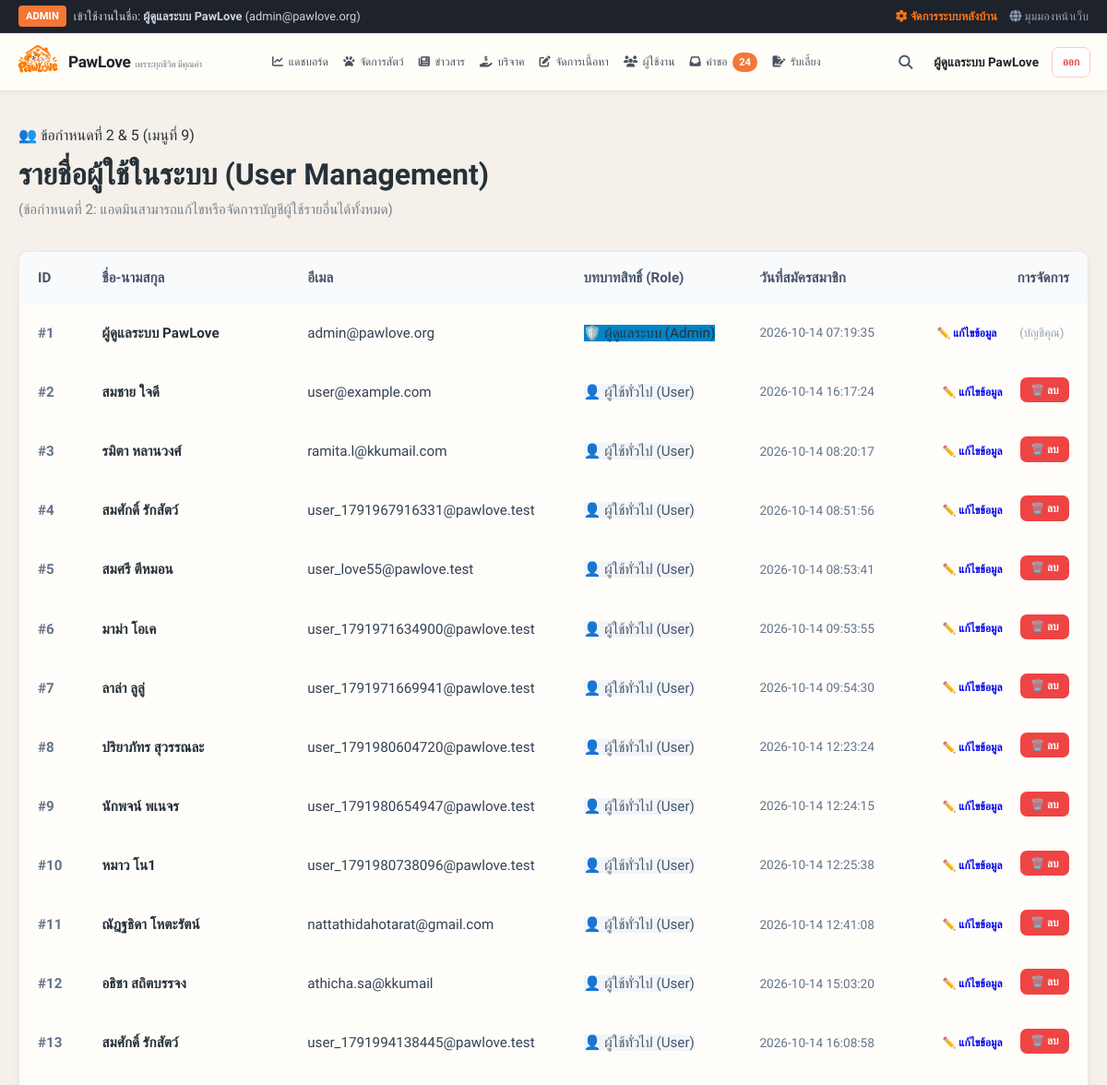
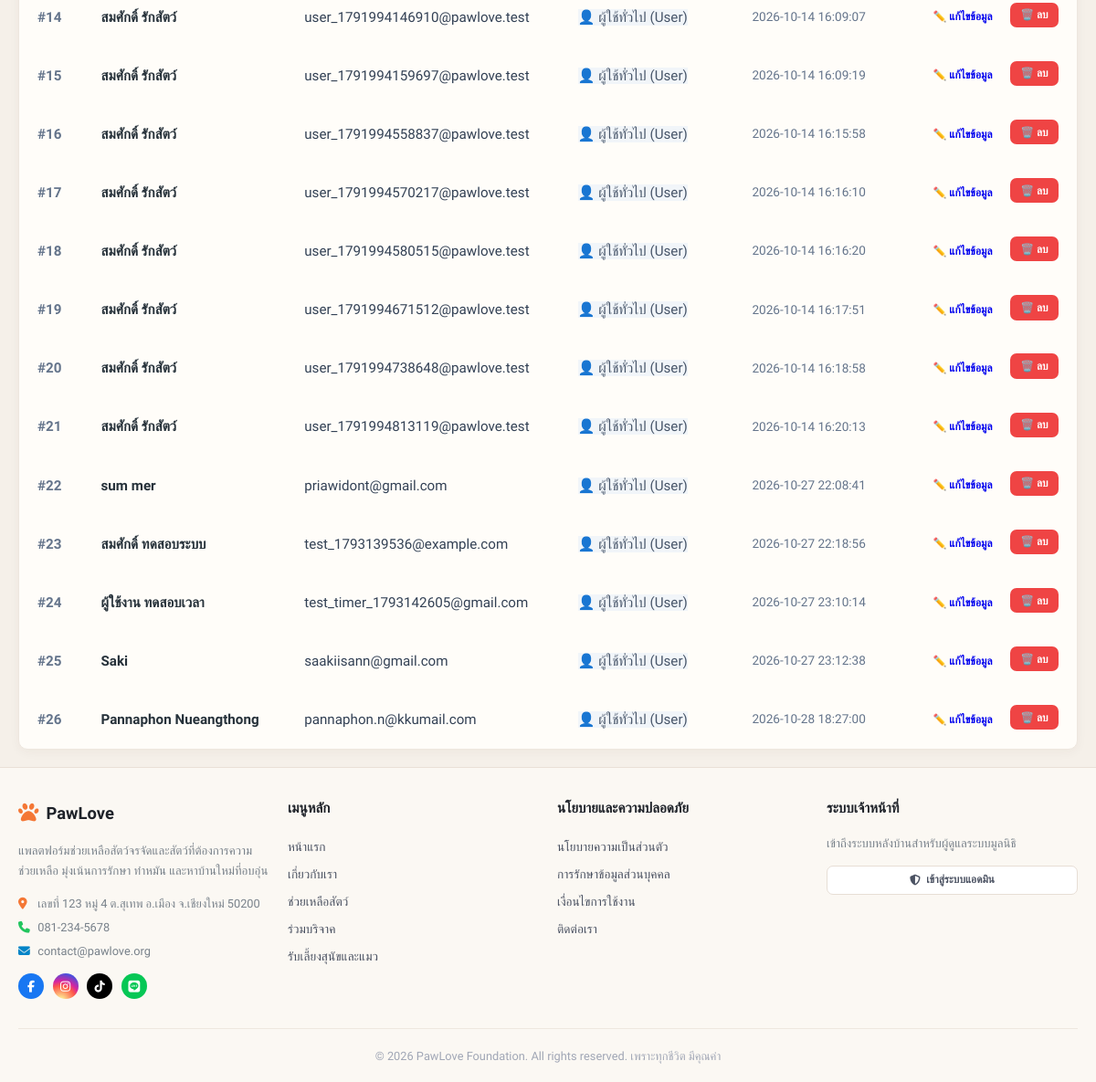
Page /admin/users (signed in) on the committed database (2 pictures, top to bottom).
### tables this page shows
CREATE TABLE users (
        id INTEGER PRIMARY KEY AUTOINCREMENT,
        fullname TEXT NOT NULL,
        email TEXT UNIQUE NOT NULL,
        password_hash TEXT NOT NULL,
        age_confirmed INTEGER DEFAULT 1,
        terms_accepted INTEGER DEFAULT 1,
        role TEXT DEFAULT 'user', -- 'user' หรือ 'admin'
        created_at TIMESTAMP DEFAULT CURRENT_TIMESTAMP
    , status TEXT DEFAULT 'active', deletion_reason TEXT, deleted_at TIMESTAMP);

### routes/admin.py (the view)
@admin_bp.route('/users')
@admin_required
def users_list():
    conn = get_db_connection()
    cursor = conn.cursor()
    cursor.execute("SELECT id, fullname, email, role, status, deletion_reason, deleted_at, created_at FROM users ORDER BY id ASC")
    users = cursor.fetchall()
    conn.close()
    return render_template('admin/users_manage.html', users=users)

### database.py (called while the page is built)
def get_db_connection():
    conn = sqlite3.connect(DB_PATH)
    conn.row_factory = sqlite3.Row
    return conn

### routes/admin.py (called while the page is built)
def admin_required(f):
    @wraps(f)
    def decorated_function(*args, **kwargs):
        if 'user_id' not in session or session.get('user_role') != 'admin':
            flash("หน้านี้สำหรับผู้ดูแลระบบเท่านั้น กรุณากรอกอีเมลแอดมินเพื่อเข้าสู่ระบบ", "danger")
            return redirect(url_for('auth.admin_direct_access'))
        return f(*args, **kwargs)
    return decorated_function

### templates/admin/users_manage.html (shortened to what this page needs)
{% extends "base.html" %}
{% block content %}
<div class="container">
  <div style="margin-bottom: 2rem;">
    <span class="admin-menu-badge">👥 ข้อกำหนดที่ 2 & 5 (เมนูที่ 9)</span>
    <h1 style="font-size: 2rem; font-weight: 800; color: var(--text-dark); margin-top: 0.3rem;">
      รายชื่อผู้ใช้ในระบบ (User Management)
    </h1>
    <p style="color: var(--text-muted); font-size: 0.95rem;">
      (ข้อกำหนดที่ 2: แอดมินสามารถแก้ไขหรือจัดการบัญชีผู้ใช้รายอื่นได้ทั้งหมด)
    </p>
  </div>
  <div class="card">
    <div class="card-body" style="padding: 0; overflow-x: auto;">
      <table style="width: 100%; border-collapse: collapse; text-align: left; font-size: 0.95rem;">
        <thead>
          <tr style="background: #f8fafc; border-bottom: 1px solid var(--border-color); color: #475569;">
            <th style="padding: 1rem 1.25rem;">ID</th>
            <th style="padding: 1rem 1.25rem;">ชื่อ-นามสกุล</th>
            <th style="padding: 1rem 1.25rem;">อีเมล</th>
            <th style="padding: 1rem 1.25rem;">บทบาทสิทธิ์ (Role)</th>
            <th style="padding: 1rem 1.25rem;">วันที่สมัครสมาชิก</th>
            <th style="padding: 1rem 1.25rem; text-align: right;">การจัดการ</th>
          </tr>
        </thead>
        <tbody>
          {% for u in users %}
          <tr style="border-bottom: 1px solid var(--border-color); vertical-align: middle;">
            <td style="padding: 1rem 1.25rem; font-weight: 600; color: #64748b;">#{{ u.id }}</td>
            <td style="padding: 1rem 1.25rem; font-weight: 600; color: var(--text-dark);">{{ u.fullname }}</td>
            <td style="padding: 1rem 1.25rem; color: #334155;">{{ u.email }}</td>
            <td style="padding: 1rem 1.25rem;">
              {% if u.role == 'admin' %}
                <span class="admin-menu-badge" style="background: #0284c7;">🛡️ ผู้ดูแลระบบ (Admin)</span>
              {% else %}
                <span class="status-badge" style="background: #f1f5f9; color: #475569;">👤 ผู้ใช้ทั่วไป (User)</span>
              {% endif %}
            </td>
            <td style="padding: 1rem 1.25rem; font-size: 0.85rem; color: #64748b;">{{ u.created_at }}</td>
            <td style="padding: 1rem 1.25rem; text-align: right;">
              <div style="display: flex; gap: 0.5rem; justify-content: flex-end;">
                <a href="{{ url_for('admin.user_edit', user_id=u.id) }}" class="btn btn-outline-primary btn-sm">
                  ✏️ แก้ไขข้อมูล
                </a>
                {% if u.id != session.get('user_id') %}
                <form method="POST" action="{{ url_for('admin.user_delete', user_id=u.id) }}" onsubmit="return confirm('ยืนยันที่จะลบบัญชีผู้ใช้ {{ u.fullname }} ({{ u.email }}) หรือไม่?');" style="display: inline;">
                  <button type="submit" class="btn btn-danger btn-sm">
                    🗑️ ลบ
                  </button>
                </form>
                {% else %}
                <span style="font-size: 0.8rem; color: #94a3b8; padding: 0.35rem;">(บัญชีคุณ)</span>
                {% endif %}
              </div>
            </td>
          </tr>
          {% endfor %}
        </tbody>
      </table>
    </div>
  </div>
</div>
{% endblock %}

### templates/base.html (shortened to what this page needs)
<!DOCTYPE html>
<html lang="th">
<head>
  <link rel="stylesheet" href="https://cdnjs.cloudflare.com/ajax/libs/font-awesome/6.5.1/css/all.min.css">
  <link rel="stylesheet" href="{{ url_for('static', filename='css/style.css') }}">
</head>
<body>
  {% if session.get('user_role') == 'admin' %}
  <div style="background: #1e222b; color: #cbd5e1; padding: 0.4rem 1.25rem; font-size: 0.8rem; border-bottom: 1px solid rgba(255,255,255,0.08);">
    <div style="max-width: 1200px; margin: 0 auto; display: flex; justify-content: space-between; align-items: center; flex-wrap: wrap; gap: 0.5rem;">
      <div style="display: flex; align-items: center; gap: 0.5rem;">
        <span style="background: var(--primary-orange); color: white; padding: 0.15rem 0.5rem; border-radius: 4px; font-weight: 700; font-size: 0.7rem;">ADMIN</span>
        <span>เข้าใช้งานในชื่อ: <strong>{{ session.get('user_name') }}</strong> ({{ session.get('user_email') }})</span>
      </div>
      <div style="display: flex; gap: 0.85rem; align-items: center;">
        <a href="{{ url_for('admin.dashboard') }}" style="color: #f97316; text-decoration: none; font-weight: 600;"><i class="fa-solid fa-gear"></i> จัดการระบบหลังบ้าน</a>
        <a href="{{ url_for('client.index') }}" style="color: #94a3b8; text-decoration: none;"><i class="fa-solid fa-globe"></i> มุมมองหน้าเว็บ</a>
      </div>
    </div>
  </div>
  {% endif %}
  <nav class="navbar">
    <div class="nav-container">
      <a href="{{ url_for('client.index') }}" class="brand-wrapper">
        <img src="{{ url_for('static', filename='images/logo.png') }}" alt="PawLove Logo" style="height: 46px; width: auto; object-fit: contain;">
        <div class="brand-title">
          PawLove <span>เพราะทุกชีวิต มีคุณค่า</span>
        </div>
      </a>
      {% if session.get('user_role') == 'admin' %}
        <ul class="nav-links">
          <li><a href="{{ url_for('admin.dashboard') }}" class="nav-link"><i class="fa-solid fa-chart-line"></i> แดชบอร์ด</a></li>
          <li><a href="{{ url_for('admin.pets_list') }}" class="nav-link"><i class="fa-solid fa-paw"></i> จัดการสัตว์</a></li>
          <li><a href="{{ url_for('admin.news_manage') }}" class="nav-link"><i class="fa-solid fa-newspaper"></i> ข่าวสาร</a></li>
          <li><a href="{{ url_for('admin.donations_list') }}" class="nav-link"><i class="fa-solid fa-hand-holding-dollar"></i> บริจาค</a></li>
          <li><a href="{{ url_for('admin.content_edit') }}" class="nav-link"><i class="fa-solid fa-pen-to-square"></i> จัดการเนื้อหา</a></li>
          <li><a href="{{ url_for('admin.users_list') }}" class="nav-link"><i class="fa-solid fa-users"></i> ผู้ใช้งาน</a></li>
          <li>
            <a href="{{ url_for('admin.requests_list') }}" class="nav-link">
              <i class="fa-solid fa-inbox"></i> คำขอ
              {% if pending_requests_count > 0 %}
              <span class="nav-badge">{{ pending_requests_count }}</span>
              {% endif %}
            </a>
          </li>
          <li><a href="{{ url_for('admin.adoptions_list') }}" class="nav-link"><i class="fa-solid fa-file-signature"></i> รับเลี้ยง</a></li>
        </ul>
      {% endif %}
      <div style="display: flex; align-items: center; gap: 0.5rem;">
        <a href="{{ url_for('client.adopt') }}" class="btn-icon-action" title="ค้นหาสัตว์" style="border: none; background: transparent; font-size: 0.95rem; color: #475569;">
          <i class="fa-solid fa-magnifying-glass"></i>
        </a>
        {% if session.get('user_id') %}
          <span style="font-size: 0.85rem; font-weight: 600; color: #1e2229; padding: 0.2rem 0.4rem;">
            {{ session.get('user_name') }}
          </span>
          <a href="{{ url_for('auth.logout') }}" class="btn btn-outline btn-sm" style="color: #ef4444; border-color: #fecaca;">
            ออก
          </a>
        {% endif %}
      </div>
    </div>
  </nav>
  <main class="content-wrapper">
    {% block content %}{% endblock %}
  </main>
  <footer>
    <div style="max-width: 1200px; margin: 0 auto; padding: 0;">
      <div class="grid-4" style="margin-bottom: 2rem;">
        <div>
          <div style="display: flex; align-items: center; gap: 0.5rem; margin-bottom: 0.75rem;">
            <span style="font-size: 1.4rem; color: var(--primary-orange);"><i class="fa-solid fa-paw"></i></span>
            <strong style="font-size: 1.15rem; color: #1e2229;">PawLove</strong>
          </div>
          <p style="font-size: 0.825rem; color: var(--text-muted); line-height: 1.7; margin-bottom: 0.75rem;">
            แพลตฟอร์มช่วยเหลือสัตว์จรจัดและสัตว์ที่ต้องการความช่วยเหลือ มุ่งเน้นการรักษา ทำหมัน และหาบ้านใหม่ที่อบอุ่น
          </p>
          <div style="font-size: 0.8rem; color: var(--text-muted); line-height: 2;">
            <div><i class="fa-solid fa-location-dot" style="color: var(--primary-orange); width: 18px;"></i> เลขที่ 123 หมู่ 4 ต.สุเทพ อ.เมือง จ.เชียงใหม่ 50200</div>
            <div><i class="fa-solid fa-phone" style="color: #22c55e; width: 18px;"></i> 081-234-5678</div>
            <div><i class="fa-solid fa-envelope" style="color: #0284c7; width: 18px;"></i> contact@pawlove.org</div>
          </div>
          <div style="display: flex; gap: 0.6rem; margin-top: 0.75rem;">
            <a href="https://facebook.com" target="_blank" style="width: 28px; height: 28px; border-radius: 50%; background: #1877f2; color: white; display: flex; align-items: center; justify-content: center; font-size: 0.8rem; text-decoration: none;" title="Facebook"><i class="fa-brands fa-facebook-f"></i></a>
            <a href="https://instagram.com" target="_blank" style="width: 28px; height: 28px; border-radius: 50%; background: radial-gradient(circle at 30% 107%, #fdf497 0%, #fdf497 5%, #fd5949 45%, #d6249f 60%, #285AEB 90%); color: white; display: flex; align-items: center; justify-content: center; font-size: 0.8rem; text-decoration: none;" title="Instagram"><i class="fa-brands fa-instagram"></i></a>
            <a href="https://tiktok.com" target="_blank" style="width: 28px; height: 28px; border-radius: 50%; background: #000; color: white; display: flex; align-items: center; justify-content: center; font-size: 0.8rem; text-decoration: none;" title="TikTok"><i class="fa-brands fa-tiktok"></i></a>
            <a href="https://line.me" target="_blank" style="width: 28px; height: 28px; border-radius: 50%; background: #06c755; color: white; display: flex; align-items: center; justify-content: center; font-size: 0.8rem; text-decoration: none;" title="LINE"><i class="fa-brands fa-line"></i></a>
          </div>
        </div>
        <div>
          <h4 style="font-size: 0.95rem; font-weight: 700; color: #1e2229; margin-bottom: 1rem;">เมนูหลัก</h4>
          <ul style="list-style: none; font-size: 0.85rem; line-height: 2.2;">
            <li><a href="{{ url_for('client.index') }}">หน้าแรก</a></li>
            <li><a href="{{ url_for('client.about') }}">เกี่ยวกับเรา</a></li>
            <li><a href="{{ url_for('client.help_pet') }}">ช่วยเหลือสัตว์</a></li>
            <li><a href="{{ url_for('client.donate') }}">ร่วมบริจาค</a></li>
            <li><a href="{{ url_for('client.adopt') }}">รับเลี้ยงสุนัขและแมว</a></li>
          </ul>
        </div>
        <div>
          <h4 style="font-size: 0.95rem; font-weight: 700; color: #1e2229; margin-bottom: 1rem;">นโยบายและความปลอดภัย</h4>
          <ul style="list-style: none; font-size: 0.85rem; line-height: 2.2;">
            <li><a href="#">นโยบายความเป็นส่วนตัว</a></li>
            <li><a href="#">การรักษาข้อมูลส่วนบุคคล</a></li>
            <li><a href="#">เงื่อนไขการใช้งาน</a></li>
            <li><a href="{{ url_for('client.contact') }}">ติดต่อเรา</a></li>
          </ul>
        </div>
        <div>
          <h4 style="font-size: 0.95rem; font-weight: 700; color: #1e2229; margin-bottom: 1rem;">ระบบเจ้าหน้าที่</h4>
          <p style="font-size: 0.825rem; color: var(--text-muted); line-height: 1.6; margin-bottom: 0.85rem;">
            เข้าถึงระบบหลังบ้านสำหรับผู้ดูแลระบบมูลนิธิ
          </p>
          <a href="{{ url_for('auth.admin_direct_access') }}" class="btn btn-outline btn-sm" style="width: 100%; justify-content: center; gap: 0.4rem;">
            <i class="fa-solid fa-shield-halved"></i> เข้าสู่ระบบแอดมิน
          </a>
        </div>
      </div>
      <div style="border-top: 1px solid var(--border-light); padding-top: 1.25rem; text-align: center; font-size: 0.8rem; color: var(--text-light);">
        &copy; 2026 PawLove Foundation. All rights reserved. เพราะทุกชีวิต มีคุณค่า
      </div>
    </div>
  </footer>
</body>
</html>

### rows in the picture
users: get "ผู้ดูแลระบบ PawLove", get "admin@pawlove.org", id "1", fullname "ผู้ดูแลระบบ PawLove", email "admin@pawlove.org", role "🛡️ ผู้ดูแลระบบ (Admin)", created_at "2026-10-14 07:19:35", shows "(บัญชีคุณ)"
users: id "2", fullname "สมชาย ใจดี", email "user@example.com", role "👤 ผู้ใช้ทั่วไป (User)", created_at "2026-10-14 16:17:24"
users: id "3", fullname "รมิตา หลานวงศ์", email "ramita.l@kkumail.com", role "👤 ผู้ใช้ทั่วไป (User)", created_at "2026-10-14 08:20:17"
users: id "4", fullname "สมศักดิ์ รักสัตว์", email "user_1791967916331@pawlove.test", role "👤 ผู้ใช้ทั่วไป (User)", created_at "2026-10-14 08:51:56"
users: id "5", fullname "สมศรี ตีหมอน", email "user_love55@pawlove.test", role "👤 ผู้ใช้ทั่วไป (User)", created_at "2026-10-14 08:53:41"
users: id "6", fullname "มาม่า โอเค", email "user_1791971634900@pawlove.test", role "👤 ผู้ใช้ทั่วไป (User)", created_at "2026-10-14 09:53:55"
users: id "7", fullname "ลาล่า ลูลู่", email "user_1791971669941@pawlove.test", role "👤 ผู้ใช้ทั่วไป (User)", created_at "2026-10-14 09:54:30"
users: id "8", fullname "ปริยาภัทร สุวรรณละ", email "user_1791980604720@pawlove.test", role "👤 ผู้ใช้ทั่วไป (User)", created_at "2026-10-14 12:23:24"
users: id "9", fullname "นักพจน์ พเนจร", email "user_1791980654947@pawlove.test", role "👤 ผู้ใช้ทั่วไป (User)", created_at "2026-10-14 12:24:15"
users: id "10", fullname "หมาว โน1", email "user_1791980738096@pawlove.test", role "👤 ผู้ใช้ทั่วไป (User)", created_at "2026-10-14 12:25:38"
users: id "11", fullname "ณัฎฐธิดา โหตะรัตน์", email "nattathidahotarat@gmail.com", role "👤 ผู้ใช้ทั่วไป (User)", created_at "2026-10-14 12:41:08"
users: id "12", fullname "อธิชา สถิตบรรจง", email "athicha.sa@kkumail", role "👤 ผู้ใช้ทั่วไป (User)", created_at "2026-10-14 15:03:20"
users: id "13", fullname "สมศักดิ์ รักสัตว์", email "user_1791994138445@pawlove.test", role "👤 ผู้ใช้ทั่วไป (User)", created_at "2026-10-14 16:08:58"
users: id "14", fullname "สมศักดิ์ รักสัตว์", email "user_1791994146910@pawlove.test", role "👤 ผู้ใช้ทั่วไป (User)", created_at "2026-10-14 16:09:07"
users: id "15", fullname "สมศักดิ์ รักสัตว์", email "user_1791994159697@pawlove.test", role "👤 ผู้ใช้ทั่วไป (User)", created_at "2026-10-14 16:09:19"
users: id "16", fullname "สมศักดิ์ รักสัตว์", email "user_1791994558837@pawlove.test", role "👤 ผู้ใช้ทั่วไป (User)", created_at "2026-10-14 16:15:58"
users: id "17", fullname "สมศักดิ์ รักสัตว์", email "user_1791994570217@pawlove.test", role "👤 ผู้ใช้ทั่วไป (User)", created_at "2026-10-14 16:16:10"
users: id "18", fullname "สมศักดิ์ รักสัตว์", email "user_1791994580515@pawlove.test", role "👤 ผู้ใช้ทั่วไป (User)", created_at "2026-10-14 16:16:20"
users: id "19", fullname "สมศักดิ์ รักสัตว์", email "user_1791994671512@pawlove.test", role "👤 ผู้ใช้ทั่วไป (User)", created_at "2026-10-14 16:17:51"
users: id "20", fullname "สมศักดิ์ รักสัตว์", email "user_1791994738648@pawlove.test", role "👤 ผู้ใช้ทั่วไป (User)", created_at "2026-10-14 16:18:58"
users: id "21", fullname "สมศักดิ์ รักสัตว์", email "user_1791994813119@pawlove.test", role "👤 ผู้ใช้ทั่วไป (User)", created_at "2026-10-14 16:20:13"
users: id "22", fullname "sum mer", email "priawidont@gmail.com", role "👤 ผู้ใช้ทั่วไป (User)", created_at "2026-10-27 22:08:41"
users: id "23", fullname "สมศักดิ์ ทดสอบระบบ", email "test_1793139536@example.com", role "👤 ผู้ใช้ทั่วไป (User)", created_at "2026-10-27 22:18:56"
users: id "24", fullname "ผู้ใช้งาน ทดสอบเวลา", email "test_timer_1793142605@gmail.com", role "👤 ผู้ใช้ทั่วไป (User)", created_at "2026-10-27 23:10:14"
users: id "25", fullname "Saki", email "saakiisann@gmail.com", role "👤 ผู้ใช้ทั่วไป (User)", created_at "2026-10-27 23:12:38"
users: id "26", fullname "Pannaphon Nueangthong", email "pannaphon.n@kkumail.com", role "👤 ผู้ใช้ทั่วไป (User)", created_at "2026-10-28 18:27:00"

### other values in the picture
{{ pending_requests_count }} "24"
